Frame 1 (no input): blank canvas, image omitted
Frame 60 (no input): blank canvas, image omitted
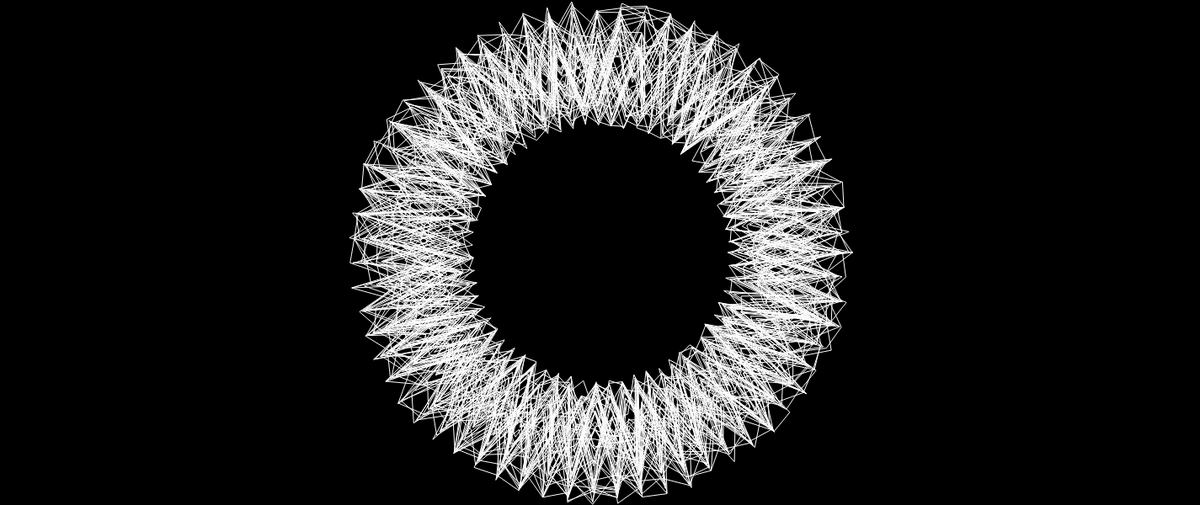
Frame 120 (the mouse pressed at the canvas centre since frame 60)

The p5.js sketch whose frames 1 and 60 were blank and that drew this single picture after the mouse press (run headless with seeded random() and noise() and a simulated clock; from frame 60 on, the mouse is pressed at the canvas centre):

// p5.js sketch
// ── sketch.js

	

	
function setup() {
	createCanvas(1425, 600);

}

function draw() {
	background(0);
	translate(width/2,height/2);
	stroke(500);
	noFill();
	beginShape();
	for (let a = 0; a < TWO_PI; a+=0.1) {
		let r = random(60, 300);
		let x = r * cos(a);
		let y = r * sin(a);
		vertex(x,y);

	}
	endShape();
}


function draw() {
	
	translate(width/2,height/2);
	stroke(500);
	noFill();
	beginShape();
	for (let a = 0; a < TWO_PI; a+=0.1) {
		let r = random(150, 300);
		let x = r * cos(a);
		let y = r * sin(a);
		vertex(x,y);

	}
	endShape(CLOSE);
}

function mousePressed() {
    background(0, 0, 0);
}


	//translate(width/4,height/4);
	//stroke(500);
	//noFill();
	//beginShape();
	//for (let a = 0; a < TWO_PI; a+=0.1) {
	//	let r = random(30, 100);
	//	let x = r * cos(a);
	//	let y = r * sin(a);
	//	vertex(x,y);

	//}
	//endShape();

	//translate(width/2,height/2);

// ── style.css
/* style.css */

html, body {

  height: 50%;



}

h1 {
	text-align: center;
}

body {
	padding-top: 5%;
	font-family: 'arial';
	color: #592C5F; 
	display: : flex;*/

	}


#sketch-holder{
	padding-top: 5%;
	width: 100%;
	position:relative;
	left:37.5vw;
}

animation-iteration-count: 3;

footer {

   width: 100%;
   padding-top: 5%;
   position: absolute;
   text-align: center;*/

}
